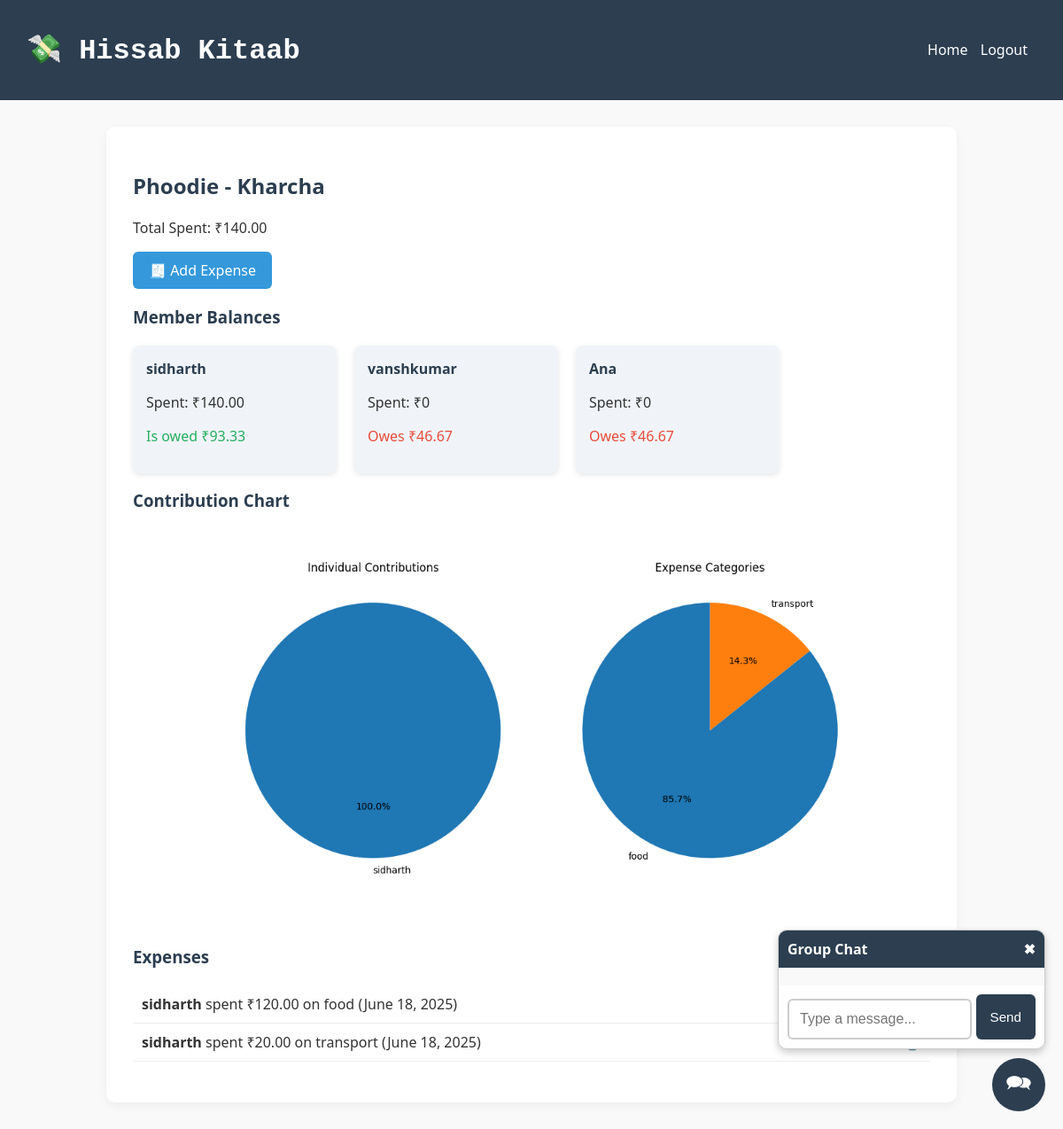
Screenshot of /group/2/ (signed in) with the database file from the repository.
### tracker/models.py (models this page shows, shortened)
class Group(models.Model):
    name = models.CharField(max_length=100, unique=True)
    members = models.ManyToManyField(User, related_name='custom_groups')
    admin = models.ForeignKey(User, on_delete=models.CASCADE, related_name='admin_groups')

class Expense(models.Model):
    CATEGORY_CHOICES = [
        ('food', 'Food'),
        ('rent', 'Rent'),
        ('utilities', 'Utilities'),
        ('transport', 'Transport'),
        ('other', 'Other'),
    ]
    group = models.ForeignKey(Group, on_delete=models.CASCADE, related_name='expenses')
    user = models.ForeignKey(User, on_delete=models.CASCADE, related_name='expenses')
    category = models.CharField(max_length=20, choices=CATEGORY_CHOICES)
    amount = models.DecimalField(max_digits=10, decimal_places=2)
    description = models.CharField(max_length=60,blank=True)
    date = models.DateField(auto_now_add=True)

### tracker/views.py (the view)
# urls.py: path('group/<int:group_id>/', views.group_dashboard, name='group_dashboard'),
@login_required
def group_dashboard(request, group_id):
    group = get_object_or_404(Group, id=group_id)
    if request.user not in group.members.all():
        return HttpResponse("You are not a member of this group.", status=403)
    expenses = group.expenses.all().order_by('-date')
    total = sum(exp.amount for exp in expenses)
    members = group.members.all()
    if members.exists():
        per_member_share = (total / Decimal(members.count())).quantize(Decimal('0.01'), rounding=ROUND_HALF_UP)
    else:
        per_member_share = Decimal('0.00')
    contributions = defaultdict(Decimal)
    for exp in expenses:
        contributions[exp.user] += exp.amount
    balances = []
    for member in members:
        spent = contributions[member]
        balance = spent - per_member_share
        balances.append({
            'member': member,
            'spent': spent,
            'balance': balance,
        })
    return render(request, 'tracker/group_dashboard.html', {
        'group': group,
        'expenses': expenses,
        'total': total,
        'balances': balances,
    })

### tracker/templates/tracker/group_dashboard.html (shortened to what this page needs)
{% extends 'tracker/base.html' %}
{% load static %}
{% block content %}
<h2>{{ group.name }} - Kharcha</h2>
<p class="total">Total Spent: ₹{{ total }}</p>
<div class="actions">
  <a href="{% url 'add_expense' group.id %}" class="btn">🧾 Add Expense</a>
</div>
<h3>Member Balances</h3>
<div class="balance-cards">
  {% for b in balances %}
    <div class="card">
      <h4>{{ b.member.username }}</h4>
      <p>Spent: ₹{{ b.spent }}</p>
      <p>
        {% if b.balance < 0 %}
          <span class="owe">Owes ₹{{ b.balance|floatformat:2|slice:"1:" }}</span>
        {% elif b.balance > 0 %}
          <span class="owed">Is owed ₹{{ b.balance|floatformat:2 }}</span>
        {% else %}
          <span class="settled">Settled</span>
        {% endif %}
      </p>
    </div>
  {% endfor %}
</div>
<h3>Contribution Chart</h3>
<img src="{% url 'generate_pie_charts' group.id %}" alt="Pie Chart" class="chart">
<h3>Expenses</h3>
<ul class="expense-list">
  {% for expense in expenses %}
    <li>
      <strong>{{ expense.user.username }}</strong> spent ₹{{ expense.amount }} on {{ expense.category }} ({{ expense.date }})
      <a href="{% url 'delete_expense' expense.id %}" class="delete">🗑️</a>
    </li>
  {% empty %}
    <li>No expenses yet.</li>
  {% endfor %}
</ul>
<button id="open-chat-btn" style="
  position: fixed;
  bottom: 20px;
  right: 20px;
  background-color: #2c3e50;
  color: white;
  border: none;
  border-radius: 50%;
  width: 60px;
  height: 60px;
  font-size: 24px;
  cursor: pointer;
  z-index: 1000;
">🗪</button>
<div id="chat-modal" style="
  display: none;
  position: fixed;
  bottom: 90px;
  right: 20px;
  width: 300px;
  max-height: 400px;
  background: white;
  border: 1px solid #ccc;
  border-radius: 10px;
  box-shadow: 0 4px 8px rgba(0,0,0,0.2);
  z-index: 1000;
  overflow: hidden;
  display: flex;
  flex-direction: column;
">
  <div style="background: #2c3e50; color: white; padding: 10px; font-weight: bold;">
    Group Chat
    <span id="close-chat-btn" style="float: right; cursor: pointer;">✖</span>
  </div>
  <div id="chat-log" style="flex: 1; overflow-y: auto; padding: 10px; background: #f9f9f9;">
  </div>
  <div style="display: flex; padding: 10px; gap: 5px;">
    <input id="chat-message-input" type="text" placeholder="Type a message..." style="flex: 1;" />
    <button id="chat-message-submit">Send</button>
  </div>
</div>
{% endblock %}

### tracker/static/css/style.css (style rules this page uses)
body { font-family: 'Segoe UI', sans-serif; background: #f9f9f9; margin: 0; padding: 0; color: #333; }
h2, h3, h4 { color: #2c3e50; margin-bottom: 20px; }
.btn { background: #3498db; color: white; padding: 10px 18px; border-radius: 6px; text-decoration: none; border: none; font-size: 1rem; cursor: pointer; transition: background 0.3s ease; display: inline-block; }
input[type="text"], input[type="email"], input[type="password"], select, textarea { width: 70%; padding: 12px; margin-top: 5px; border: 2px solid #ccc; border-radius: 6px; font-size: 1rem; transition: border-color 0.3s ease, background-color 0.3s ease; }
.expense-list { list-style: none; padding: 0; }
.expense-list li { padding: 10px; border-bottom: 1px solid #eee; }
.delete { float: right; color: red; text-decoration: none; }
.chart { display: block; margin: 20px auto; max-width: 100%; border-radius: 8px; }
.balance-cards { display: flex; flex-wrap: wrap; gap: 20px; }
.card { background: #f0f4f8; padding: 15px; border-radius: 8px; width: 200px; box-shadow: 0 2px 6px rgba(0,0,0,0.1); }
.card h4 { margin: 0 0 10px; }
.owe { color: #e74c3c; }
.owed { color: #27ae60; }
#chat-log { display: flex; flex-direction: column; overflow-y: auto; padding: 10px; background: #f9f9f9; scroll-behavior: smooth; }
#chat-message-submit { background-color: #2c3e50; color: white; border: none; padding: 10px 16px; border-radius: 6px; font-size: 0.95rem; cursor: pointer; transition: background-color 0.3s ease; }

### rows the page displays
Group: name "Phoodie"
Expense: user.username "sidharth", amount "120.00", category "food", date "June 18, 2025"
Expense: user.username "sidharth", amount "20.00", category "transport", date "June 18, 2025"

### other values shown
{{ total }} "140.00"
{{ b.member.username }} "sidharth"
{{ b.spent }} "140.00"
{{ b.balance|floatformat:2 }} "93.33"
{{ b.member.username }} "vanshkumar"
{{ b.spent }} "0"
{{ b.balance|floatformat:2|slice:"1:" }} "46.67"
{{ b.member.username }} "Ana"
